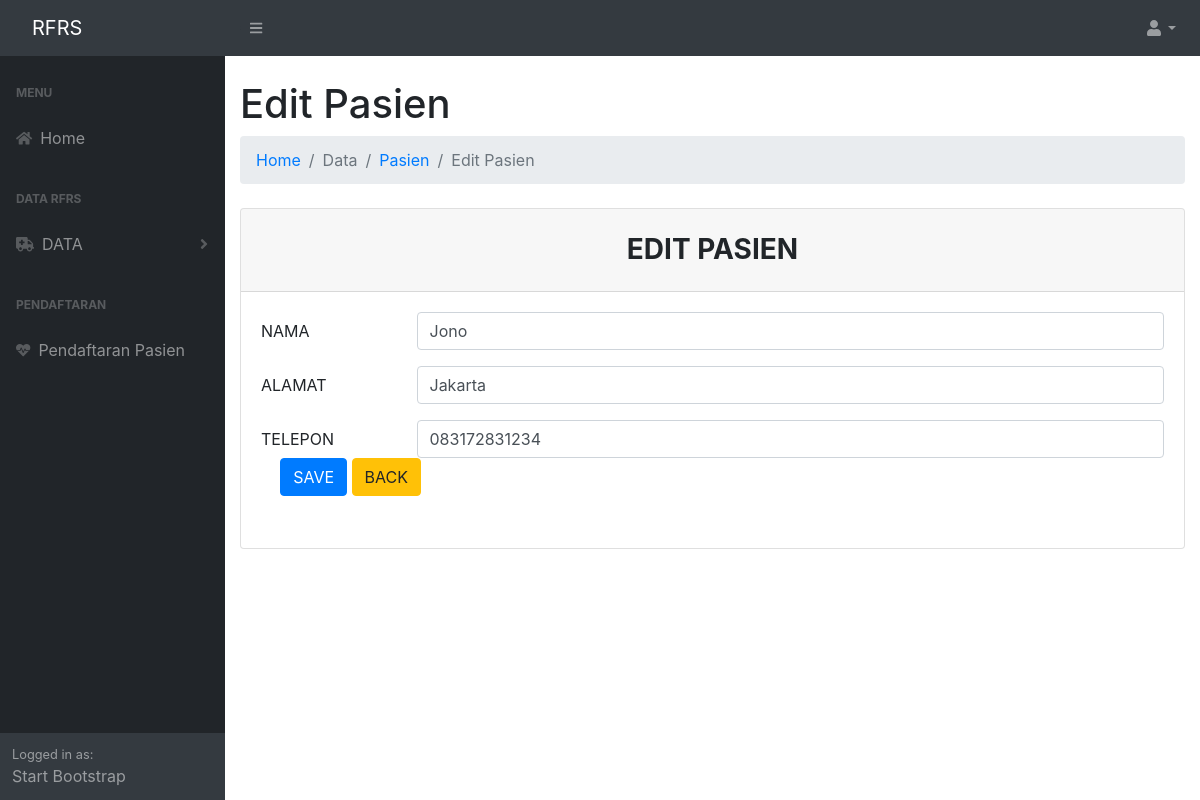
Screenshot of /dist/edit_pasien.php?id=11 (signed in) with the database file from the repository.
### tables this page shows
CREATE TABLE `pasien` (
  `id` int(11) NOT NULL,
  `nama` varchar(50) NOT NULL,
  `alamat` varchar(50) NOT NULL,
  `telepon` varchar(50) NOT NULL
);

### dist/edit_pasien.php (the view, shortened to what this page needs)
<?php
    include_once ('config.php');
    include 'layout/sidebar.php';
    include 'layout/topmenu.php';
?>
<!DOCTYPE html>
<html lang="en">
<head>
    <link href="css/styles.css" rel="stylesheet" />
    <link href="https://cdn.datatables.net/1.10.20/css/dataTables.bootstrap4.min.css" rel="stylesheet" />
    <link rel="stylesheet" href="https://stackpath.bootstrapcdn.com/bootstrap/4.1.3/css/bootstrap.min.css">
</head>
<body>
    <div class="container-fluid">
        <h1 class="mt-4">Edit Pasien</h1>
            <ol class="breadcrumb mb-4">
				<li class="breadcrumb-item"><a href="index.php">Home</a></li>
				<li class="breadcrumb-item active">Data</li>
                <li class="breadcrumb-item"><a href="pasien.php">Pasien</a></li>
                <li class="breadcrumb-item active">Edit Pasien</li>
			</ol>
		<?php
		if(isset($_GET['id'])){
			$id = $_GET['id'];
			$select = mysqli_query($koneksi, "SELECT * FROM pasien WHERE id='$id'") or die(mysqli_error($koneksi));
			if(mysqli_num_rows($select) == 0){
				echo '<div class="alert alert-warning">ID tidak ada dalam database.</div>';
				exit();
			}else{
				$data = mysqli_fetch_assoc($select);
			}
		}
		?>
		<div class="card">
                <h3 class="card-header text-center font-weight-bold text-uppercase py-4">EDIT PASIEN</h3>
        <div class="card-body">
		<form action="edit_pasien.php?id=<?php echo $id; ?>" method="post">
			<div class="form-group row">
				<label class="col-sm-2 col-form-label">NAMA</label>
				<div class="col-sm-10">
					<input type="text" name="nama" class="form-control" size="4" value="<?php echo $data['nama']; ?>" required>
				</div>
			</div>
			<div class="form-group row">
				<label class="col-sm-2 col-form-label">ALAMAT</label>
				<div class="col-sm-10">
					<input type="text" name="alamat" class="form-control" value="<?php echo $data['alamat']; ?>" required>
				</div>
			</div>
			<div class="form-group row">
				<label class="col-sm-2 col-form-label">TELEPON</label>
				<div class="col-sm-10">
                    <input type="text" name="telepon" class="form-control" value="<?php echo $data['telepon']; ?>" required>
			</div>
			<div class="form-group row">
				<label class="col-sm-2 col-form-label">&nbsp;</label>
				<div class="col-sm-10">
					<input type="submit" name="submit" class="btn btn-primary" value="SAVE">
					<a href="pasien.php" class="btn btn-warning">BACK</a>
				</div>
			</div>
		</form>
    </body>
</html>
</body>
</html>

### rows the page displays
pasien: nama "Jono", alamat "Jakarta", telepon "083172831234"
